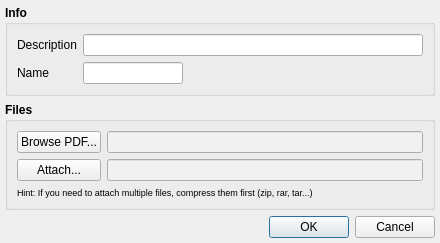
<?xml version="1.0" encoding="UTF-8"?>
<ui version="4.0">
 <class>ApplicationNoteDialog</class>
 <widget class="QDialog" name="ApplicationNoteDialog">
  <property name="geometry">
   <rect>
    <x>0</x>
    <y>0</y>
    <width>431</width>
    <height>232</height>
   </rect>
  </property>
  <property name="windowTitle">
   <string>Dialog</string>
  </property>
  <layout class="QVBoxLayout" name="verticalLayout_3">
   <property name="sizeConstraint">
    <enum>QLayout::SetFixedSize</enum>
   </property>
   <property name="margin">
    <number>5</number>
   </property>
   <item>
    <widget class="QGroupBox" name="info_groupBox">
     <property name="font">
      <font>
       <weight>75</weight>
       <bold>true</bold>
      </font>
     </property>
     <property name="title">
      <string>Info</string>
     </property>
     <layout class="QVBoxLayout" name="verticalLayout">
      <item>
       <layout class="QGridLayout" name="gridLayout">
        <item row="0" column="0">
         <widget class="QLabel" name="description_label">
          <property name="font">
           <font>
            <weight>50</weight>
            <bold>false</bold>
           </font>
          </property>
          <property name="text">
           <string>Description</string>
          </property>
         </widget>
        </item>
        <item row="0" column="1">
         <widget class="QLineEdit" name="description_lineEdit">
          <property name="minimumSize">
           <size>
            <width>340</width>
            <height>0</height>
           </size>
          </property>
          <property name="font">
           <font>
            <weight>50</weight>
            <bold>false</bold>
           </font>
          </property>
         </widget>
        </item>
        <item row="1" column="0">
         <widget class="QLabel" name="name_label">
          <property name="font">
           <font>
            <weight>50</weight>
            <bold>false</bold>
           </font>
          </property>
          <property name="text">
           <string>Name</string>
          </property>
         </widget>
        </item>
        <item row="1" column="1">
         <layout class="QHBoxLayout" name="horizontalLayout">
          <item>
           <widget class="QLineEdit" name="name_lineEdit">
            <property name="minimumSize">
             <size>
              <width>100</width>
              <height>0</height>
             </size>
            </property>
            <property name="maximumSize">
             <size>
              <width>100</width>
              <height>16777215</height>
             </size>
            </property>
            <property name="font">
             <font>
              <weight>50</weight>
              <bold>false</bold>
             </font>
            </property>
           </widget>
          </item>
          <item>
           <spacer name="horizontalSpacer">
            <property name="orientation">
             <enum>Qt::Horizontal</enum>
            </property>
            <property name="sizeHint" stdset="0">
             <size>
              <width>40</width>
              <height>20</height>
             </size>
            </property>
           </spacer>
          </item>
         </layout>
        </item>
       </layout>
      </item>
     </layout>
    </widget>
   </item>
   <item>
    <widget class="QGroupBox" name="files_groupBox">
     <property name="font">
      <font>
       <weight>75</weight>
       <bold>true</bold>
      </font>
     </property>
     <property name="title">
      <string>Files</string>
     </property>
     <layout class="QVBoxLayout" name="verticalLayout_2">
      <item>
       <layout class="QGridLayout" name="gridLayout_2">
        <item row="0" column="0">
         <widget class="QPushButton" name="appnote_pushButton">
          <property name="font">
           <font>
            <weight>50</weight>
            <bold>false</bold>
           </font>
          </property>
          <property name="text">
           <string>Browse PDF...</string>
          </property>
         </widget>
        </item>
        <item row="0" column="1">
         <widget class="QLineEdit" name="appnote_lineEdit">
          <property name="font">
           <font>
            <weight>50</weight>
            <bold>false</bold>
           </font>
          </property>
          <property name="styleSheet">
           <string notr="true">background-color: rgb(241, 241, 241);</string>
          </property>
          <property name="readOnly">
           <bool>true</bool>
          </property>
         </widget>
        </item>
        <item row="1" column="0">
         <widget class="QPushButton" name="attach_pushButton">
          <property name="font">
           <font>
            <weight>50</weight>
            <bold>false</bold>
           </font>
          </property>
          <property name="text">
           <string>Attach...</string>
          </property>
         </widget>
        </item>
        <item row="1" column="1">
         <widget class="QLineEdit" name="attach_lineEdit">
          <property name="font">
           <font>
            <weight>50</weight>
            <bold>false</bold>
           </font>
          </property>
          <property name="styleSheet">
           <string notr="true">background-color: rgb(241, 241, 241);</string>
          </property>
          <property name="readOnly">
           <bool>true</bool>
          </property>
         </widget>
        </item>
       </layout>
      </item>
      <item>
       <widget class="QLabel" name="label">
        <property name="font">
         <font>
          <pointsize>7</pointsize>
          <weight>50</weight>
          <italic>false</italic>
          <bold>false</bold>
         </font>
        </property>
        <property name="text">
         <string>Hint: If you need to attach multiple files, compress them first (zip, rar, tar...)</string>
        </property>
       </widget>
      </item>
     </layout>
    </widget>
   </item>
   <item>
    <widget class="QDialogButtonBox" name="buttonBox">
     <property name="orientation">
      <enum>Qt::Horizontal</enum>
     </property>
     <property name="standardButtons">
      <set>QDialogButtonBox::Cancel|QDialogButtonBox::Ok</set>
     </property>
    </widget>
   </item>
  </layout>
 </widget>
 <resources/>
 <connections>
  <connection>
   <sender>buttonBox</sender>
   <signal>accepted()</signal>
   <receiver>ApplicationNoteDialog</receiver>
   <slot>accept()</slot>
   <hints>
    <hint type="sourcelabel">
     <x>248</x>
     <y>254</y>
    </hint>
    <hint type="destinationlabel">
     <x>157</x>
     <y>274</y>
    </hint>
   </hints>
  </connection>
  <connection>
   <sender>buttonBox</sender>
   <signal>rejected()</signal>
   <receiver>ApplicationNoteDialog</receiver>
   <slot>reject()</slot>
   <hints>
    <hint type="sourcelabel">
     <x>316</x>
     <y>260</y>
    </hint>
    <hint type="destinationlabel">
     <x>286</x>
     <y>274</y>
    </hint>
   </hints>
  </connection>
 </connections>
</ui>
